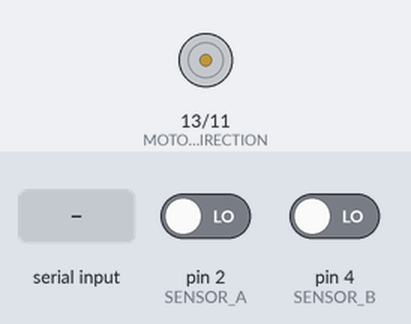
Bench run of a sketch on a simulated Arduino Uno, built with avr-gcc and run on an emulated ATmega328P. Shown: direction and speed pins drawn as motors (green arrow = direction pin HIGH = forward, orange = LOW = backward, longer = more drive). Inputs (shaded band) come from the test bench; at power-on: pin 2 (SENSOR_A) LOW, pin 4 (SENSOR_B) LOW. What the sketch prints to the serial monitor is not drawn.

Above: at 1.0 s.
1.1 s: byte 32 (32) received over Serial
At 1.9 s:
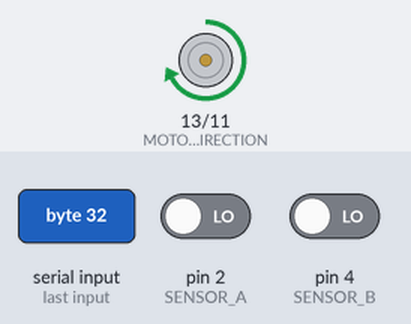
2.7 s: byte 8 (8) received over Serial
At 3.1 s:
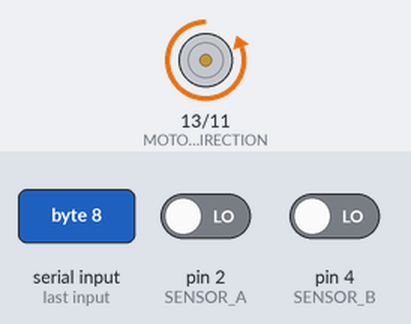
Timing chart, 0 to 5.7 s (numbered marks = the images above; inputs shaded):
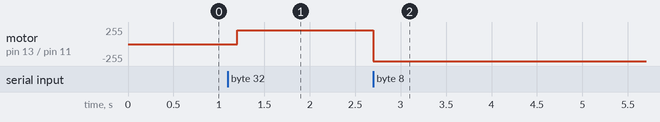

The sketch:

DC___StepperMotorNoLCD.ino
```cpp
//Turn a DC motor into a stepper motor with an encoder disc
//
//
//The circuit:
//LCD RS pin to digital pin 11
//LCD Enable pin to digital pin 12
//LCD D4 pin to digital pin 2
//LCD D5 pin to digital pin 3
//LCD D6 pin to digital pin 4
//LCD D7 pin to digital pin 5
//LCD R/W pin to ground
//10K potentiometer:
//ends to +5V and ground
//wiper to LCD VO pin (pin 3)
//
//Source & info at: www.HomoFaciens.de/technics-computer-arduino-uno_en_navion.htm

// include the library code:
#include <util/delay.h>

int stepStatus = 0;
int sensorStatusA = 0;
int sensorStatusB = 0;
int count = 0;
unsigned long stepTime = 1;
unsigned long millisStart = 0;
int dutyCycle = 100; // 10 - 255
signed long setPoint = 0;
signed long actualPoint = 0;
byte readByte = 0;

#define SENSOR_A 2
#define SENSOR_B 4

#define MOTOR_DIRECTION 13
#define MOTOR_PWM 11

#define STEP_MARGIN 1L        //10 - 1000 (1)
#define MIN_DUTYCYCLE 50      //0 - 255 (125)
#define MAX_DUTYCYCLE 255     //0 - 255 (255)
#define P_FRACTION 10.0        //Proportional factor of control loop 0.001 - 10.0 (1.0)


// initialize the library with the numbers of the interface pins

void establishContact() {
  while (Serial.available() <= 0) {
    Serial.print('X');   // send a capital X
    delay(300);
  }
}


void setup() {
  // set up the LCD's number of columns and rows:


  pinMode(SENSOR_A, INPUT);
  pinMode(SENSOR_B, INPUT);
  pinMode(MOTOR_DIRECTION, OUTPUT);
  pinMode(MOTOR_PWM, OUTPUT);

  count = 0;
  // start serial port at 115200 bps:
  Serial.begin(115200);
  establishContact();  // send a byte to establish contact until receiver responds

}

void loop() {

  millisStart = millis();
  while(millis() - millisStart < stepTime){
      sensorStatusA = digitalRead(SENSOR_A);
      sensorStatusB = digitalRead(SENSOR_B);

      if(sensorStatusB == 0 && sensorStatusA == 0){
        if(stepStatus == 1){
          actualPoint--;
        }
        if(stepStatus == 3){
          actualPoint++;
        }
        stepStatus = 0;
      }

      if(sensorStatusB == 1 && sensorStatusA == 0){
        if(stepStatus == 0){
          actualPoint++;
        }
        if(stepStatus == 2){
          actualPoint--;
        }
        stepStatus = 1;
      }

      if(sensorStatusB == 1 && sensorStatusA == 1){
        if(stepStatus == 3){
          actualPoint--;
        }
        if(stepStatus == 1){
          actualPoint++;
        }
        stepStatus = 2;
      }

      if(sensorStatusB == 0 && sensorStatusA == 1){
        if(stepStatus == 2){
          actualPoint++;
        }
        if(stepStatus == 0){
          actualPoint--;
        }
        stepStatus = 3;
      }

      dutyCycle = (double)(abs(setPoint - actualPoint)) * (double)P_FRACTION;
      if(dutyCycle < MIN_DUTYCYCLE){
        dutyCycle = MIN_DUTYCYCLE;
      }
      if(dutyCycle > MAX_DUTYCYCLE){
        dutyCycle = MAX_DUTYCYCLE;
      }


      if(abs(setPoint - actualPoint) < STEP_MARGIN){
        analogWrite(MOTOR_PWM, 0);
        digitalWrite(MOTOR_DIRECTION, 0);
        dutyCycle = MIN_DUTYCYCLE;
      }
      else{
        if(actualPoint < setPoint){
          digitalWrite(MOTOR_DIRECTION, 1);
          analogWrite(MOTOR_PWM, 255 - dutyCycle);
        }
        if(actualPoint > setPoint){
          digitalWrite(MOTOR_DIRECTION, 0);
          analogWrite(MOTOR_PWM, dutyCycle);
        }
      }

    if(readByte == 0){
      millisStart = 0L;
    }
  }//while(millis() - millisStart < stepTime){

  readByte = 0;
  if (Serial.available() > 0){//if we get a valid byte, read from serial:
    //get incoming byte:
    readByte = Serial.read();
    Serial.print('r');   // send a 'r' to initiate next data from computer
  }//if (Serial.available() > 0){


  if(readByte > 0){

    if(readByte == 128){
      if(stepTime < 1000){
        stepTime+=10;
      }
    }
    if(readByte == 64){
      if(stepTime > 10){
        stepTime-=10;
      }
    }
    if(readByte == 32){
      setPoint++;
      dutyCycle = MAX_DUTYCYCLE;
    }
    if(readByte == 16){
      setPoint--;
      dutyCycle = MAX_DUTYCYCLE;
    }
    if(readByte == 8){
      setPoint-=100;
      dutyCycle = MAX_DUTYCYCLE;
    }
    if(readByte == 4){
      setPoint+=100;
      dutyCycle = MAX_DUTYCYCLE;
    }


  }//if(readByte > 0){


  // set the cursor to column 0, line 1
  // (note: line 1 is the second row, since counting begins with 0):


}
```

Measured:
- after the input at 1.1 s, motor on pin 13 (MOTOR_DIRECTION) / pin 11 (MOTOR_PWM): stopped → forward 205/255 after 0.10 s
- after the input at 2.7 s, motor on pin 13 (MOTOR_DIRECTION) / pin 11 (MOTOR_PWM): forward 205/255 → backward 255/255 at once
